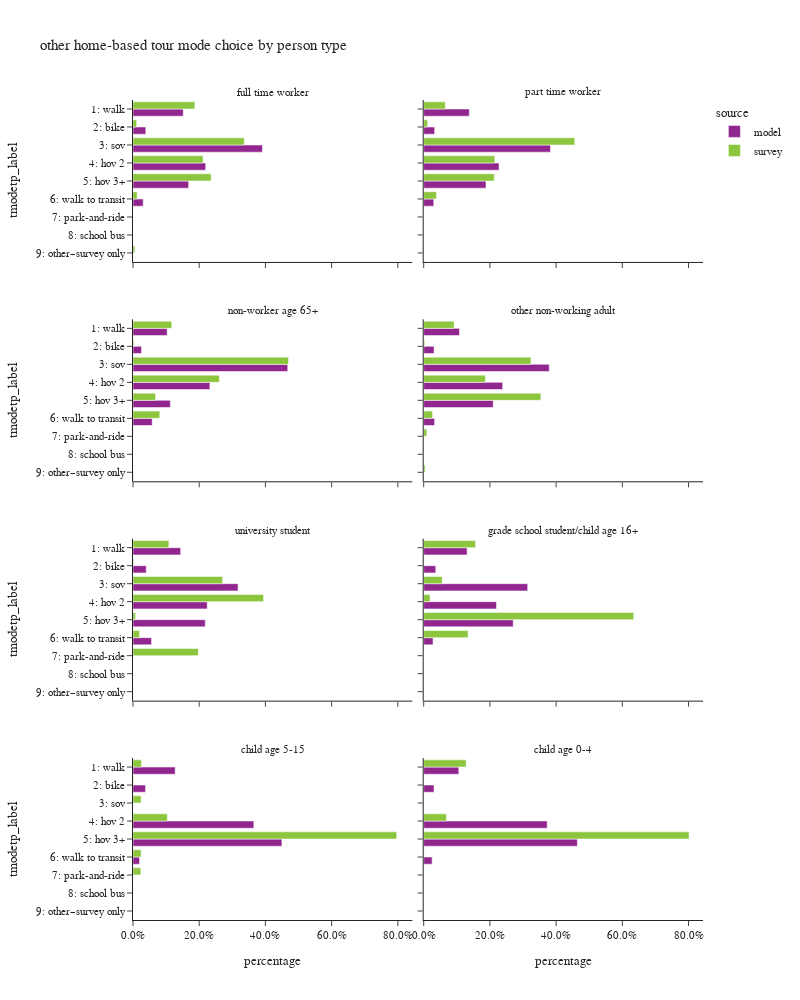

The cell this chart's notebook holds for it:
### Code cell
plot_mode_choice(hb_tour,"pptyp_label",
                 {"pptyp_label":["full time worker","part time worker","non-worker age 65+","other non-working adult",
                                 "university student","grade school student/child age 16+","child age 5-15","child age 0-4"],
                  "tmodetp_label":["1: walk","2: bike","3: sov","4: hov 2","5: hov 3+","6: walk to transit",
                                   "7: park-and-ride","8: school bus","9: other–survey only"]},
                 "person type",2,1000)

### Figure 1 — Plotly figure (JSON) as saved in the notebook; plotly's stock layout.template omitted (floating-point values rounded to 4 significant figures)
{"data": [{"alignmentgroup": "True", "customdata": [[147311], [37479], [379462], [213138], [163167], [29887], [186]], "hovertemplate": "source=model<br>pptyp_label=full time worker<br>percentage=%{x}<br>tmodetp_label=%{y}<br>sample count=%{customdata[0]}<extra></extra>", "legendgroup": "model", "marker": {"color": "#91268F", "pattern": {"shape": ""}}, "name": "model", "offsetgroup": "model", "orientation": "h", "showlegend": true, "textposition": "auto", "type": "bar", "x": [0.1518, 0.03861, 0.3909, 0.2196, 0.1681, 0.03079, 0.0001916], "xaxis": "x7", "y": ["1: walk", "2: bike", "3: sov", "4: hov 2", "5: hov 3+", "6: walk to transit", "9: other–survey only"], "yaxis": "y7"}, {"alignmentgroup": "True", "customdata": [[43139], [10388], [119980], [71311], [58943], [9517], [75]], "hovertemplate": "source=model<br>pptyp_label=part time worker<br>percentage=%{x}<br>tmodetp_label=%{y}<br>sample count=%{customdata[0]}<extra></extra>", "legendgroup": "model", "marker": {"color": "#91268F", "pattern": {"shape": ""}}, "name": "model", "offsetgroup": "model", "orientation": "h", "showlegend": false, "textposition": "auto", "type": "bar", "x": [0.1377, 0.03315, 0.3829, 0.2276, 0.1881, 0.03037, 0.0002393], "xaxis": "x8", "y": ["1: walk", "2: bike", "3: sov", "4: hov 2", "5: hov 3+", "6: walk to transit", "9: other–survey only"], "yaxis": "y8"}, {"alignmentgroup": "True", "customdata": [[67977], [16973], [308091], [153099], [74317], [38212], [501]], "hovertemplate": "source=model<br>pptyp_label=non-worker age 65+<br>percentage=%{x}<br>tmodetp_label=%{y}<br>sample count=%{customdata[0]}<extra></extra>", "legendgroup": "model", "marker": {"color": "#91268F", "pattern": {"shape": ""}}, "name": "model", "offsetgroup": "model", "orientation": "h", "showlegend": false, "textposition": "auto", "type": "bar", "x": [0.1031, 0.02575, 0.4674, 0.2323, 0.1127, 0.05797, 0.00076], "xaxis": "x5", "y": ["1: walk", "2: bike", "3: sov", "4: hov 2", "5: hov 3+", "6: walk to transit", "9: other–survey only"], "yaxis": "y5"}, {"alignmentgroup": "True", "customdata": [[72146], [20887], [253287], [159285], [140202], [21959], [175]], "hovertemplate": "source=model<br>pptyp_label=other non-working adult<br>percentage=%{x}<br>tmodetp_label=%{y}<br>sample count=%{customdata[0]}<extra></extra>", "legendgroup": "model", "marker": {"color": "#91268F", "pattern": {"shape": ""}}, "name": "model", "offsetgroup": "model", "orientation": "h", "showlegend": false, "textposition": "auto", "type": "bar", "x": [0.108, 0.03127, 0.3792, 0.2385, 0.2099, 0.03288, 0.000262], "xaxis": "x6", "y": ["1: walk", "2: bike", "3: sov", "4: hov 2", "5: hov 3+", "6: walk to transit", "9: other–survey only"], "yaxis": "y6"}, {"alignmentgroup": "True", "customdata": [[15794], [4387], [34829], [24604], [23958], [6143], [20]], "hovertemplate": "source=model<br>pptyp_label=university student<br>percentage=%{x}<br>tmodetp_label=%{y}<br>sample count=%{customdata[0]}<extra></extra>", "legendgroup": "model", "marker": {"color": "#91268F", "pattern": {"shape": ""}}, "name": "model", "offsetgroup": "model", "orientation": "h", "showlegend": false, "textposition": "auto", "type": "bar", "x": [0.1439, 0.03998, 0.3174, 0.2242, 0.2183, 0.05598, 0.0001823], "xaxis": "x3", "y": ["1: walk", "2: bike", "3: sov", "4: hov 2", "5: hov 3+", "6: walk to transit", "9: other–survey only"], "yaxis": "y3"}, {"alignmentgroup": "True", "customdata": [[6700], [1862], [16069], [11249], [13837], [1444], [7]], "hovertemplate": "source=model<br>pptyp_label=grade school student/child age 16+<br>percentage=%{x}<br>tmodetp_label=%{y}<br>sample count=%{customdata[0]}<extra></extra>", "legendgroup": "model", "marker": {"color": "#91268F", "pattern": {"shape": ""}}, "name": "model", "offsetgroup": "model", "orientation": "h", "showlegend": false, "textposition": "auto", "type": "bar", "x": [0.1309, 0.03639, 0.314, 0.2198, 0.2704, 0.02822, 0.0001368], "xaxis": "x4", "y": ["1: walk", "2: bike", "3: sov", "4: hov 2", "5: hov 3+", "6: walk to transit", "9: other–survey only"], "yaxis": "y4"}, {"alignmentgroup": "True", "customdata": [[37785], [11219], [108261], [133427], [5874], [30]], "hovertemplate": "source=model<br>pptyp_label=child age 5-15<br>percentage=%{x}<br>tmodetp_label=%{y}<br>sample count=%{customdata[0]}<extra></extra>", "legendgroup": "model", "marker": {"color": "#91268F", "pattern": {"shape": ""}}, "name": "model", "offsetgroup": "model", "orientation": "h", "showlegend": false, "textposition": "auto", "type": "bar", "x": [0.1274, 0.03783, 0.365, 0.4499, 0.0198, 0.0001011], "xaxis": "x", "y": ["1: walk", "2: bike", "4: hov 2", "5: hov 3+", "6: walk to transit", "9: other–survey only"], "yaxis": "y"}, {"alignmentgroup": "True", "customdata": [[21653], [6375], [76191], [94795], [5209], [20]], "hovertemplate": "source=model<br>pptyp_label=child age 0-4<br>percentage=%{x}<br>tmodetp_label=%{y}<br>sample count=%{customdata[0]}<extra></extra>", "legendgroup": "model", "marker": {"color": "#91268F", "pattern": {"shape": ""}}, "name": "model", "offsetgroup": "model", "orientation": "h", "showlegend": false, "textposition": "auto", "type": "bar", "x": [0.106, 0.03121, 0.373, 0.4641, 0.0255, 9.792e-05], "xaxis": "x2", "y": ["1: walk", "2: bike", "4: hov 2", "5: hov 3+", "6: walk to transit", "9: other–survey only"], "yaxis": "y2"}, {"alignmentgroup": "True", "customdata": [[451], [44], [450], [264], [144], [48], [2], [13]], "hovertemplate": "source=survey<br>pptyp_label=full time worker<br>percentage=%{x}<br>tmodetp_label=%{y}<br>sample count=%{customdata[0]}<extra></extra>", "legendgroup": "survey", "marker": {"color": "#8CC63E", "pattern": {"shape": ""}}, "name": "survey", "offsetgroup": "survey", "orientation": "h", "showlegend": true, "textposition": "auto", "type": "bar", "x": [0.1868, 0.01107, 0.3361, 0.2117, 0.236, 0.01253, 0.0002603, 0.005471], "xaxis": "x7", "y": ["1: walk", "2: bike", "3: sov", "4: hov 2", "5: hov 3+", "6: walk to transit", "7: park-and-ride", "9: other–survey only"], "yaxis": "y7"}, {"alignmentgroup": "True", "customdata": [[85], [15], [178], [86], [48], [36]], "hovertemplate": "source=survey<br>pptyp_label=part time worker<br>percentage=%{x}<br>tmodetp_label=%{y}<br>sample count=%{customdata[0]}<extra></extra>", "legendgroup": "survey", "marker": {"color": "#8CC63E", "pattern": {"shape": ""}}, "name": "survey", "offsetgroup": "survey", "orientation": "h", "showlegend": false, "textposition": "auto", "type": "bar", "x": [0.06519, 0.01172, 0.4564, 0.2149, 0.2131, 0.03861], "xaxis": "x8", "y": ["1: walk", "2: bike", "3: sov", "4: hov 2", "5: hov 3+", "6: walk to transit"], "yaxis": "y8"}, {"alignmentgroup": "True", "customdata": [[147], [7], [404], [242], [51], [55], [4], [1]], "hovertemplate": "source=survey<br>pptyp_label=non-worker age 65+<br>percentage=%{x}<br>tmodetp_label=%{y}<br>sample count=%{customdata[0]}<extra></extra>", "legendgroup": "survey", "marker": {"color": "#8CC63E", "pattern": {"shape": ""}}, "name": "survey", "offsetgroup": "survey", "orientation": "h", "showlegend": false, "textposition": "auto", "type": "bar", "x": [0.117, 0.00246, 0.4698, 0.2608, 0.06799, 0.08092, 0.0007112, 0.0003549], "xaxis": "x5", "y": ["1: walk", "2: bike", "3: sov", "4: hov 2", "5: hov 3+", "6: walk to transit", "7: park-and-ride", "9: other–survey only"], "yaxis": "y5"}, {"alignmentgroup": "True", "customdata": [[157], [16], [257], [147], [89], [47], [5], [5]], "hovertemplate": "source=survey<br>pptyp_label=other non-working adult<br>percentage=%{x}<br>tmodetp_label=%{y}<br>sample count=%{customdata[0]}<extra></extra>", "legendgroup": "survey", "marker": {"color": "#8CC63E", "pattern": {"shape": ""}}, "name": "survey", "offsetgroup": "survey", "orientation": "h", "showlegend": false, "textposition": "auto", "type": "bar", "x": [0.09194, 0.003053, 0.324, 0.1864, 0.3539, 0.0269, 0.009547, 0.004358], "xaxis": "x6", "y": ["1: walk", "2: bike", "3: sov", "4: hov 2", "5: hov 3+", "6: walk to transit", "7: park-and-ride", "9: other–survey only"], "yaxis": "y6"}, {"alignmentgroup": "True", "customdata": [[41], [2], [22], [13], [4], [7], [3]], "hovertemplate": "source=survey<br>pptyp_label=university student<br>percentage=%{x}<br>tmodetp_label=%{y}<br>sample count=%{customdata[0]}<extra></extra>", "legendgroup": "survey", "marker": {"color": "#8CC63E", "pattern": {"shape": ""}}, "name": "survey", "offsetgroup": "survey", "orientation": "h", "showlegend": false, "textposition": "auto", "type": "bar", "x": [0.1084, 0.002206, 0.2705, 0.3944, 0.007448, 0.01977, 0.1972], "xaxis": "x3", "y": ["1: walk", "2: bike", "3: sov", "4: hov 2", "5: hov 3+", "6: walk to transit", "7: park-and-ride"], "yaxis": "y3"}, {"alignmentgroup": "True", "customdata": [[1], [3], [3], [9], [2]], "hovertemplate": "source=survey<br>pptyp_label=grade school student/child age 16+<br>percentage=%{x}<br>tmodetp_label=%{y}<br>sample count=%{customdata[0]}<extra></extra>", "legendgroup": "survey", "marker": {"color": "#8CC63E", "pattern": {"shape": ""}}, "name": "survey", "offsetgroup": "survey", "orientation": "h", "showlegend": false, "textposition": "auto", "type": "bar", "x": [0.1565, 0.056, 0.0191, 0.6344, 0.1339], "xaxis": "x4", "y": ["1: walk", "3: sov", "4: hov 2", "5: hov 3+", "6: walk to transit"], "yaxis": "y4"}, {"alignmentgroup": "True", "customdata": [[8], [3], [1], [41], [96], [4], [1], [2]], "hovertemplate": "source=survey<br>pptyp_label=child age 5-15<br>percentage=%{x}<br>tmodetp_label=%{y}<br>sample count=%{customdata[0]}<extra></extra>", "legendgroup": "survey", "marker": {"color": "#8CC63E", "pattern": {"shape": ""}}, "name": "survey", "offsetgroup": "survey", "orientation": "h", "showlegend": false, "textposition": "auto", "type": "bar", "x": [0.0254, 0.001926, 0.0244, 0.1035, 0.7967, 0.0244, 0.02346, 0.000267], "xaxis": "x", "y": ["1: walk", "2: bike", "3: sov", "4: hov 2", "5: hov 3+", "6: walk to transit", "7: park-and-ride", "8: school bus"], "yaxis": "y"}, {"alignmentgroup": "True", "customdata": [[24], [14], [65], [1], [1]], "hovertemplate": "source=survey<br>pptyp_label=child age 0-4<br>percentage=%{x}<br>tmodetp_label=%{y}<br>sample count=%{customdata[0]}<extra></extra>", "legendgroup": "survey", "marker": {"color": "#8CC63E", "pattern": {"shape": ""}}, "name": "survey", "offsetgroup": "survey", "orientation": "h", "showlegend": false, "textposition": "auto", "type": "bar", "x": [0.1283, 0.06863, 0.8015, 0.001273, 0.0002254], "xaxis": "x2", "y": ["1: walk", "4: hov 2", "5: hov 3+", "6: walk to transit", "7: park-and-ride"], "yaxis": "y2"}], "layout": {"annotations": [{"font": {}, "showarrow": false, "text": "child age 5-15", "x": 0.245, "xanchor": "center", "xref": "paper", "y": 0.1975, "yanchor": "bottom", "yref": "paper"}, {"font": {}, "showarrow": false, "text": "child age 0-4", "x": 0.755, "xanchor": "center", "xref": "paper", "y": 0.1975, "yanchor": "bottom", "yref": "paper"}, {"font": {}, "showarrow": false, "text": "university student", "x": 0.245, "xanchor": "center", "xref": "paper", "y": 0.465, "yanchor": "bottom", "yref": "paper"}, {"font": {}, "showarrow": false, "text": "grade school student/child age 16+", "x": 0.755, "xanchor": "center", "xref": "paper", "y": 0.465, "yanchor": "bottom", "yref": "paper"}, {"font": {}, "showarrow": false, "text": "non-worker age 65+", "x": 0.245, "xanchor": "center", "xref": "paper", "y": 0.7325, "yanchor": "bottom", "yref": "paper"}, {"font": {}, "showarrow": false, "text": "other non-working adult", "x": 0.755, "xanchor": "center", "xref": "paper", "y": 0.7325, "yanchor": "bottom", "yref": "paper"}, {"font": {}, "showarrow": false, "text": "full time worker", "x": 0.245, "xanchor": "center", "xref": "paper", "y": 1.0, "yanchor": "bottom", "yref": "paper"}, {"font": {}, "showarrow": false, "text": "part time worker", "x": 0.755, "xanchor": "center", "xref": "paper", "y": 1.0, "yanchor": "bottom", "yref": "paper"}], "barmode": "group", "height": 1000, "legend": {"title": {"text": "source"}, "tracegroupgap": 0}, "title": {"text": "other home-based tour mode choice by person type"}, "width": 800, "xaxis": {"anchor": "y", "domain": [0.0, 0.49], "tickformat": ".1%", "title": {"text": "percentage"}}, "xaxis2": {"anchor": "y2", "domain": [0.51, 1.0], "matches": "x", "tickformat": ".1%", "title": {"text": "percentage"}}, "xaxis3": {"anchor": "y3", "domain": [0.0, 0.49], "matches": "x", "showticklabels": false, "tickformat": ".1%"}, "xaxis4": {"anchor": "y4", "domain": [0.51, 1.0], "matches": "x", "showticklabels": false, "tickformat": ".1%"}, "xaxis5": {"anchor": "y5", "domain": [0.0, 0.49], "matches": "x", "showticklabels": false, "tickformat": ".1%"}, "xaxis6": {"anchor": "y6", "domain": [0.51, 1.0], "matches": "x", "showticklabels": false, "tickformat": ".1%"}, "xaxis7": {"anchor": "y7", "domain": [0.0, 0.49], "matches": "x", "showticklabels": false, "tickformat": ".1%"}, "xaxis8": {"anchor": "y8", "domain": [0.51, 1.0], "matches": "x", "showticklabels": false, "tickformat": ".1%"}, "yaxis": {"anchor": "x", "categoryarray": ["9: other–survey only", "8: school bus", "7: park-and-ride", "6: walk to transit", "5: hov 3+", "4: hov 2", "3: sov", "2: bike", "1: walk"], "categoryorder": "array", "domain": [0.0, 0.1975], "title": {"text": "tmodetp_label"}}, "yaxis2": {"anchor": "x2", "domain": [0.0, 0.1975], "matches": "y", "showticklabels": false}, "yaxis3": {"anchor": "x3", "categoryarray": ["9: other–survey only", "8: school bus", "7: park-and-ride", "6: walk to transit", "5: hov 3+", "4: hov 2", "3: sov", "2: bike", "1: walk"], "categoryorder": "array", "domain": [0.2675, 0.465], "matches": "y", "title": {"text": "tmodetp_label"}}, "yaxis4": {"anchor": "x4", "domain": [0.2675, 0.465], "matches": "y", "showticklabels": false}, "yaxis5": {"anchor": "x5", "categoryarray": ["9: other–survey only", "8: school bus", "7: park-and-ride", "6: walk to transit", "5: hov 3+", "4: hov 2", "3: sov", "2: bike", "1: walk"], "categoryorder": "array", "domain": [0.535, 0.7325], "matches": "y", "title": {"text": "tmodetp_label"}}, "yaxis6": {"anchor": "x6", "domain": [0.535, 0.7325], "matches": "y", "showticklabels": false}, "yaxis7": {"anchor": "x7", "categoryarray": ["9: other–survey only", "8: school bus", "7: park-and-ride", "6: walk to transit", "5: hov 3+", "4: hov 2", "3: sov", "2: bike", "1: walk"], "categoryorder": "array", "domain": [0.8025, 1.0], "matches": "y", "title": {"text": "tmodetp_label"}}, "yaxis8": {"anchor": "x8", "domain": [0.8025, 1.0], "matches": "y", "showticklabels": false}}}
